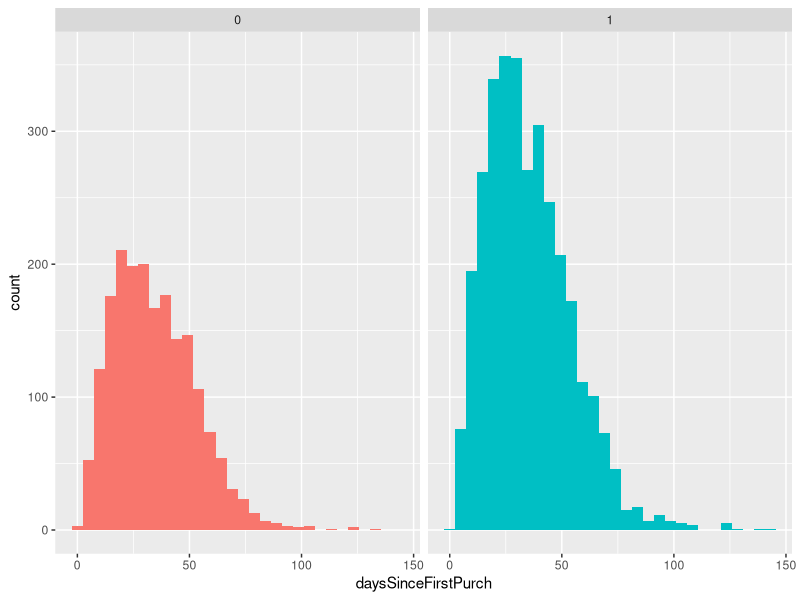

The R source for this figure:
## ---- chunk 1
survival_data <- read.csv("customer_transaction_data.csv")
str(survival_data)
## ---- chunk 2
library(ggplot2)

ggplot(survival_data) +
  geom_histogram(aes(x = daysSinceFirstPurch, fill = factor(boughtAgain))) +
  facet_grid( ~ boughtAgain) +
  theme(legend.position = "none")
## ---- chunk 3
library(survival)

# Create survival object
survObj <- Surv(survival_data$daysSinceFirstPurch, survival_data$boughtAgain)

str(survObj)
